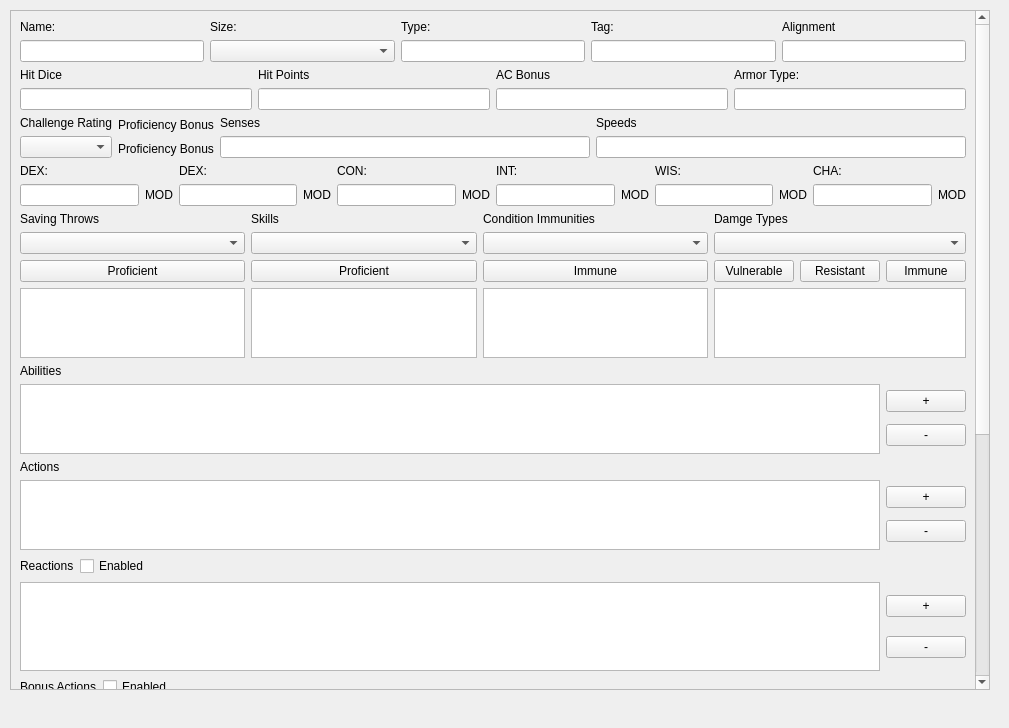
<?xml version="1.0" encoding="UTF-8"?>
<ui version="4.0">
 <class>Form</class>
 <widget class="QWidget" name="Form">
  <property name="geometry">
   <rect>
    <x>0</x>
    <y>0</y>
    <width>1009</width>
    <height>728</height>
   </rect>
  </property>
  <property name="windowTitle">
   <string>Form</string>
  </property>
  <widget class="QWidget" name="widget" native="true">
   <property name="geometry">
    <rect>
     <x>0</x>
     <y>0</y>
     <width>1000</width>
     <height>700</height>
    </rect>
   </property>
   <layout class="QGridLayout" name="gridLayout">
    <property name="leftMargin">
     <number>10</number>
    </property>
    <property name="topMargin">
     <number>10</number>
    </property>
    <property name="rightMargin">
     <number>10</number>
    </property>
    <property name="bottomMargin">
     <number>10</number>
    </property>
    <property name="spacing">
     <number>5</number>
    </property>
    <item row="0" column="0" rowspan="2">
     <widget class="QScrollArea" name="scrollArea">
      <property name="widgetResizable">
       <bool>true</bool>
      </property>
      <widget class="QWidget" name="scrollAreaWidgetContents">
       <property name="geometry">
        <rect>
         <x>0</x>
         <y>0</y>
         <width>957</width>
         <height>1317</height>
        </rect>
       </property>
       <layout class="QGridLayout" name="gridLayout_2">
        <item row="0" column="0">
         <layout class="QVBoxLayout" name="verticalLayout_30">
          <item>
           <layout class="QHBoxLayout" name="horizontalLayout">
            <item>
             <layout class="QVBoxLayout" name="verticalLayout_5">
              <item>
               <widget class="QLabel" name="name_label">
                <property name="text">
                 <string>Name:</string>
                </property>
               </widget>
              </item>
              <item>
               <widget class="QLineEdit" name="name_edit"/>
              </item>
             </layout>
            </item>
            <item>
             <layout class="QVBoxLayout" name="verticalLayout_4">
              <item>
               <widget class="QLabel" name="size_label">
                <property name="text">
                 <string>Size:</string>
                </property>
               </widget>
              </item>
              <item>
               <widget class="QComboBox" name="size_combobox">
                <property name="sizePolicy">
                 <sizepolicy hsizetype="Expanding" vsizetype="Fixed">
                  <horstretch>0</horstretch>
                  <verstretch>0</verstretch>
                 </sizepolicy>
                </property>
               </widget>
              </item>
             </layout>
            </item>
            <item>
             <layout class="QVBoxLayout" name="verticalLayout_3">
              <item>
               <widget class="QLabel" name="type_label">
                <property name="text">
                 <string>Type:</string>
                </property>
               </widget>
              </item>
              <item>
               <widget class="QLineEdit" name="type_edit"/>
              </item>
             </layout>
            </item>
            <item>
             <layout class="QVBoxLayout" name="verticalLayout_2">
              <item>
               <widget class="QLabel" name="tag_label">
                <property name="text">
                 <string>Tag:</string>
                </property>
               </widget>
              </item>
              <item>
               <widget class="QLineEdit" name="tag_edit"/>
              </item>
             </layout>
            </item>
            <item>
             <layout class="QVBoxLayout" name="verticalLayout">
              <item>
               <widget class="QLabel" name="alignment_label">
                <property name="text">
                 <string>Alignment</string>
                </property>
               </widget>
              </item>
              <item>
               <widget class="QLineEdit" name="alignment_edit"/>
              </item>
             </layout>
            </item>
           </layout>
          </item>
          <item>
           <layout class="QHBoxLayout" name="horizontalLayout_2">
            <item>
             <layout class="QVBoxLayout" name="verticalLayout_6">
              <item>
               <widget class="QLabel" name="hit_dice_label">
                <property name="text">
                 <string>Hit Dice</string>
                </property>
               </widget>
              </item>
              <item>
               <widget class="QLineEdit" name="hit_dice_edit"/>
              </item>
             </layout>
            </item>
            <item>
             <layout class="QVBoxLayout" name="verticalLayout_7">
              <item>
               <widget class="QLabel" name="hit_points_label">
                <property name="text">
                 <string>Hit Points</string>
                </property>
               </widget>
              </item>
              <item>
               <widget class="QLineEdit" name="hit_points_edit"/>
              </item>
             </layout>
            </item>
            <item>
             <layout class="QVBoxLayout" name="verticalLayout_8">
              <item>
               <widget class="QLabel" name="ac_bonus_label">
                <property name="text">
                 <string>AC Bonus</string>
                </property>
               </widget>
              </item>
              <item>
               <widget class="QLineEdit" name="ac_bonus_edit"/>
              </item>
             </layout>
            </item>
            <item>
             <layout class="QVBoxLayout" name="verticalLayout_9">
              <item>
               <widget class="QLabel" name="armor_type_label">
                <property name="text">
                 <string>Armor Type:</string>
                </property>
               </widget>
              </item>
              <item>
               <widget class="QLineEdit" name="armor_type_edit"/>
              </item>
             </layout>
            </item>
           </layout>
          </item>
          <item>
           <layout class="QHBoxLayout" name="horizontalLayout_13">
            <item>
             <layout class="QHBoxLayout" name="horizontalLayout_14">
              <item>
               <layout class="QVBoxLayout" name="verticalLayout_22">
                <item>
                 <widget class="QLabel" name="challenge_rating_label">
                  <property name="text">
                   <string>Challenge Rating</string>
                  </property>
                 </widget>
                </item>
                <item>
                 <widget class="QComboBox" name="challenge_rating_combobox"/>
                </item>
               </layout>
              </item>
              <item>
               <layout class="QVBoxLayout" name="verticalLayout_23">
                <item>
                 <widget class="QLabel" name="proficiency_bonus_label">
                  <property name="text">
                   <string>Proficiency Bonus</string>
                  </property>
                 </widget>
                </item>
                <item>
                 <widget class="QLabel" name="proficiency_bonus_calculation_label">
                  <property name="text">
                   <string>Proficiency Bonus</string>
                  </property>
                 </widget>
                </item>
               </layout>
              </item>
             </layout>
            </item>
            <item>
             <layout class="QVBoxLayout" name="verticalLayout_21">
              <item>
               <widget class="QLabel" name="senses_label">
                <property name="text">
                 <string>Senses</string>
                </property>
               </widget>
              </item>
              <item>
               <widget class="QLineEdit" name="senses_edit"/>
              </item>
             </layout>
            </item>
            <item>
             <layout class="QVBoxLayout" name="verticalLayout_10">
              <item>
               <widget class="QLabel" name="speeds_label">
                <property name="text">
                 <string>Speeds</string>
                </property>
               </widget>
              </item>
              <item>
               <widget class="QLineEdit" name="speeds_edit"/>
              </item>
             </layout>
            </item>
           </layout>
          </item>
          <item>
           <layout class="QHBoxLayout" name="horizontalLayout_9">
            <item>
             <layout class="QVBoxLayout" name="verticalLayout_11">
              <item>
               <widget class="QLabel" name="str_label">
                <property name="text">
                 <string>DEX:</string>
                </property>
               </widget>
              </item>
              <item>
               <layout class="QHBoxLayout" name="horizontalLayout_3">
                <item>
                 <widget class="QLineEdit" name="str_edit"/>
                </item>
                <item>
                 <widget class="QLabel" name="str_mod_label">
                  <property name="text">
                   <string>MOD</string>
                  </property>
                 </widget>
                </item>
               </layout>
              </item>
             </layout>
            </item>
            <item>
             <layout class="QVBoxLayout" name="verticalLayout_12">
              <item>
               <widget class="QLabel" name="dex_label">
                <property name="text">
                 <string>DEX:</string>
                </property>
               </widget>
              </item>
              <item>
               <layout class="QHBoxLayout" name="horizontalLayout_4">
                <item>
                 <widget class="QLineEdit" name="dex_edit"/>
                </item>
                <item>
                 <widget class="QLabel" name="dex_mod_label">
                  <property name="text">
                   <string>MOD</string>
                  </property>
                 </widget>
                </item>
               </layout>
              </item>
             </layout>
            </item>
            <item>
             <layout class="QVBoxLayout" name="verticalLayout_13">
              <item>
               <widget class="QLabel" name="con_label">
                <property name="text">
                 <string>CON:</string>
                </property>
               </widget>
              </item>
              <item>
               <layout class="QHBoxLayout" name="horizontalLayout_5">
                <item>
                 <widget class="QLineEdit" name="con_edit"/>
                </item>
                <item>
                 <widget class="QLabel" name="con_mod_label">
                  <property name="text">
                   <string>MOD</string>
                  </property>
                 </widget>
                </item>
               </layout>
              </item>
             </layout>
            </item>
            <item>
             <layout class="QVBoxLayout" name="verticalLayout_14">
              <item>
               <widget class="QLabel" name="int_label">
                <property name="text">
                 <string>INT:</string>
                </property>
               </widget>
              </item>
              <item>
               <layout class="QHBoxLayout" name="horizontalLayout_6">
                <item>
                 <widget class="QLineEdit" name="int_edit"/>
                </item>
                <item>
                 <widget class="QLabel" name="int_mod_label">
                  <property name="text">
                   <string>MOD</string>
                  </property>
                 </widget>
                </item>
               </layout>
              </item>
             </layout>
            </item>
            <item>
             <layout class="QVBoxLayout" name="verticalLayout_15">
              <item>
               <widget class="QLabel" name="wis_edit">
                <property name="text">
                 <string>WIS:</string>
                </property>
               </widget>
              </item>
              <item>
               <layout class="QHBoxLayout" name="horizontalLayout_7">
                <item>
                 <widget class="QLineEdit" name="wis_edit_2"/>
                </item>
                <item>
                 <widget class="QLabel" name="wis_mod_label">
                  <property name="text">
                   <string>MOD</string>
                  </property>
                 </widget>
                </item>
               </layout>
              </item>
             </layout>
            </item>
            <item>
             <layout class="QVBoxLayout" name="verticalLayout_16">
              <item>
               <widget class="QLabel" name="cha_label">
                <property name="text">
                 <string>CHA:</string>
                </property>
               </widget>
              </item>
              <item>
               <layout class="QHBoxLayout" name="horizontalLayout_8">
                <item>
                 <widget class="QLineEdit" name="cha_edit"/>
                </item>
                <item>
                 <widget class="QLabel" name="cha_mod_label">
                  <property name="text">
                   <string>MOD</string>
                  </property>
                 </widget>
                </item>
               </layout>
              </item>
             </layout>
            </item>
           </layout>
          </item>
          <item>
           <layout class="QHBoxLayout" name="horizontalLayout_12">
            <item>
             <layout class="QHBoxLayout" name="horizontalLayout_10">
              <item>
               <layout class="QVBoxLayout" name="verticalLayout_17">
                <item>
                 <widget class="QLabel" name="saving_throws_label">
                  <property name="text">
                   <string>Saving Throws</string>
                  </property>
                 </widget>
                </item>
                <item>
                 <widget class="QComboBox" name="saving_throws_combobox"/>
                </item>
                <item>
                 <widget class="QPushButton" name="save_button">
                  <property name="text">
                   <string>Proficient</string>
                  </property>
                 </widget>
                </item>
                <item>
                 <widget class="QListView" name="save_listview"/>
                </item>
               </layout>
              </item>
              <item>
               <layout class="QVBoxLayout" name="verticalLayout_18">
                <item>
                 <widget class="QLabel" name="skills_label">
                  <property name="text">
                   <string>Skills</string>
                  </property>
                 </widget>
                </item>
                <item>
                 <widget class="QComboBox" name="skills_combobox"/>
                </item>
                <item>
                 <widget class="QPushButton" name="skills_button">
                  <property name="text">
                   <string>Proficient</string>
                  </property>
                 </widget>
                </item>
                <item>
                 <widget class="QListView" name="skills_listview"/>
                </item>
               </layout>
              </item>
              <item>
               <layout class="QVBoxLayout" name="verticalLayout_19">
                <item>
                 <widget class="QLabel" name="conditions_label">
                  <property name="text">
                   <string>Condition Immunities</string>
                  </property>
                 </widget>
                </item>
                <item>
                 <widget class="QComboBox" name="conditions_combobox"/>
                </item>
                <item>
                 <widget class="QPushButton" name="condition_button">
                  <property name="text">
                   <string>Immune</string>
                  </property>
                 </widget>
                </item>
                <item>
                 <widget class="QListView" name="condition_listview"/>
                </item>
               </layout>
              </item>
             </layout>
            </item>
            <item>
             <layout class="QVBoxLayout" name="verticalLayout_20">
              <item>
               <widget class="QLabel" name="damage_label">
                <property name="text">
                 <string>Damge Types</string>
                </property>
               </widget>
              </item>
              <item>
               <widget class="QComboBox" name="damage_combobox"/>
              </item>
              <item>
               <layout class="QHBoxLayout" name="horizontalLayout_11">
                <item>
                 <widget class="QPushButton" name="damage_vulnerable_button">
                  <property name="text">
                   <string>Vulnerable</string>
                  </property>
                 </widget>
                </item>
                <item>
                 <widget class="QPushButton" name="damage_resistant_button">
                  <property name="text">
                   <string>Resistant</string>
                  </property>
                 </widget>
                </item>
                <item>
                 <widget class="QPushButton" name="damage_immune_button">
                  <property name="text">
                   <string>Immune</string>
                  </property>
                 </widget>
                </item>
               </layout>
              </item>
              <item>
               <widget class="QListView" name="damage_listview"/>
              </item>
             </layout>
            </item>
           </layout>
          </item>
          <item>
           <layout class="QVBoxLayout" name="verticalLayout_25">
            <item>
             <widget class="QLabel" name="abilities_label">
              <property name="text">
               <string>Abilities</string>
              </property>
             </widget>
            </item>
            <item>
             <layout class="QHBoxLayout" name="horizontalLayout_15">
              <item>
               <widget class="QListWidget" name="abilities_listview"/>
              </item>
              <item>
               <layout class="QVBoxLayout" name="verticalLayout_24">
                <item>
                 <widget class="QPushButton" name="add_ability_button">
                  <property name="text">
                   <string>+</string>
                  </property>
                 </widget>
                </item>
                <item>
                 <widget class="QPushButton" name="add_ability_button_2">
                  <property name="text">
                   <string>-</string>
                  </property>
                 </widget>
                </item>
               </layout>
              </item>
             </layout>
            </item>
           </layout>
          </item>
          <item>
           <layout class="QVBoxLayout" name="verticalLayout_26">
            <item>
             <widget class="QLabel" name="actions_label">
              <property name="text">
               <string>Actions</string>
              </property>
             </widget>
            </item>
            <item>
             <layout class="QHBoxLayout" name="horizontalLayout_16">
              <item>
               <widget class="QListWidget" name="actions_listview"/>
              </item>
              <item>
               <layout class="QVBoxLayout" name="verticalLayout_27">
                <item>
                 <widget class="QPushButton" name="add_action_button">
                  <property name="text">
                   <string>+</string>
                  </property>
                 </widget>
                </item>
                <item>
                 <widget class="QPushButton" name="remove_action_button">
                  <property name="text">
                   <string>-</string>
                  </property>
                 </widget>
                </item>
               </layout>
              </item>
             </layout>
            </item>
           </layout>
          </item>
          <item>
           <layout class="QHBoxLayout" name="horizontalLayout_37">
            <item>
             <widget class="QLabel" name="reactions_label">
              <property name="text">
               <string>Reactions</string>
              </property>
             </widget>
            </item>
            <item>
             <widget class="QCheckBox" name="reactions_enable_checkbox">
              <property name="text">
               <string>Enabled</string>
              </property>
             </widget>
            </item>
            <item>
             <spacer name="horizontalSpacer">
              <property name="orientation">
               <enum>Qt::Horizontal</enum>
              </property>
              <property name="sizeHint" stdset="0">
               <size>
                <width>40</width>
                <height>20</height>
               </size>
              </property>
             </spacer>
            </item>
           </layout>
          </item>
          <item>
           <layout class="QHBoxLayout" name="horizontalLayout_38">
            <item>
             <widget class="QListWidget" name="reactions_listview">
              <property name="minimumSize">
               <size>
                <width>0</width>
                <height>89</height>
               </size>
              </property>
             </widget>
            </item>
            <item>
             <layout class="QVBoxLayout" name="verticalLayout_62">
              <item>
               <widget class="QPushButton" name="add_reaction_button">
                <property name="text">
                 <string>+</string>
                </property>
               </widget>
              </item>
              <item>
               <widget class="QPushButton" name="add_reaction_button_2">
                <property name="text">
                 <string>-</string>
                </property>
               </widget>
              </item>
             </layout>
            </item>
           </layout>
          </item>
          <item>
           <layout class="QVBoxLayout" name="verticalLayout_28">
            <item>
             <layout class="QHBoxLayout" name="horizontalLayout_18">
              <item>
               <widget class="QLabel" name="bonus_actions_label">
                <property name="text">
                 <string>Bonus Actions</string>
                </property>
               </widget>
              </item>
              <item>
               <widget class="QCheckBox" name="bonus_actions_enabled_checkbox">
                <property name="text">
                 <string>Enabled</string>
                </property>
               </widget>
              </item>
              <item>
               <spacer name="horizontalSpacer_2">
                <property name="orientation">
                 <enum>Qt::Horizontal</enum>
                </property>
                <property name="sizeHint" stdset="0">
                 <size>
                  <width>40</width>
                  <height>20</height>
                 </size>
                </property>
               </spacer>
              </item>
             </layout>
            </item>
            <item>
             <layout class="QHBoxLayout" name="horizontalLayout_17">
              <item>
               <widget class="QListWidget" name="bonus_actions_listview"/>
              </item>
              <item>
               <layout class="QVBoxLayout" name="verticalLayout_29">
                <item>
                 <widget class="QPushButton" name="add_bonus_action_button">
                  <property name="text">
                   <string>+</string>
                  </property>
                 </widget>
                </item>
                <item>
                 <widget class="QPushButton" name="remove_bonus_action_button">
                  <property name="text">
                   <string>-</string>
                  </property>
                 </widget>
                </item>
               </layout>
              </item>
             </layout>
            </item>
           </layout>
          </item>
          <item>
           <layout class="QVBoxLayout" name="verticalLayout_97">
            <item>
             <layout class="QHBoxLayout" name="horizontalLayout_59">
              <item>
               <widget class="QLabel" name="legendary_action_label">
                <property name="text">
                 <string>Legendary Actions</string>
                </property>
               </widget>
              </item>
              <item>
               <widget class="QCheckBox" name="legendary_actions_enabled_checkbox">
                <property name="text">
                 <string>Enabled</string>
                </property>
               </widget>
              </item>
              <item>
               <spacer name="horizontalSpacer_5">
                <property name="orientation">
                 <enum>Qt::Horizontal</enum>
                </property>
                <property name="sizeHint" stdset="0">
                 <size>
                  <width>40</width>
                  <height>20</height>
                 </size>
                </property>
               </spacer>
              </item>
             </layout>
            </item>
            <item>
             <layout class="QHBoxLayout" name="horizontalLayout_60">
              <item>
               <widget class="QListWidget" name="legendary_actions_listview"/>
              </item>
              <item>
               <layout class="QVBoxLayout" name="verticalLayout_98">
                <item>
                 <widget class="QPushButton" name="add_legendary_action_button">
                  <property name="text">
                   <string>+</string>
                  </property>
                 </widget>
                </item>
                <item>
                 <widget class="QPushButton" name="remove_legendary_actions_button">
                  <property name="text">
                   <string>-</string>
                  </property>
                 </widget>
                </item>
               </layout>
              </item>
             </layout>
            </item>
           </layout>
          </item>
          <item>
           <layout class="QVBoxLayout" name="verticalLayout_100">
            <item>
             <layout class="QHBoxLayout" name="horizontalLayout_61">
              <item>
               <widget class="QLabel" name="mythic_actions_label">
                <property name="text">
                 <string>Mythic Actions</string>
                </property>
               </widget>
              </item>
              <item>
               <widget class="QCheckBox" name="mythic_actions_enabled_checkbox">
                <property name="text">
                 <string>Enabled</string>
                </property>
               </widget>
              </item>
              <item>
               <spacer name="horizontalSpacer_6">
                <property name="orientation">
                 <enum>Qt::Horizontal</enum>
                </property>
                <property name="sizeHint" stdset="0">
                 <size>
                  <width>40</width>
                  <height>20</height>
                 </size>
                </property>
               </spacer>
              </item>
             </layout>
            </item>
            <item>
             <layout class="QHBoxLayout" name="horizontalLayout_63">
              <item>
               <widget class="QLabel" name="mythic_description_label">
                <property name="text">
                 <string>Mythic Description</string>
                </property>
               </widget>
              </item>
              <item>
               <spacer name="horizontalSpacer_7">
                <property name="orientation">
                 <enum>Qt::Horizontal</enum>
                </property>
                <property name="sizeHint" stdset="0">
                 <size>
                  <width>40</width>
                  <height>20</height>
                 </size>
                </property>
               </spacer>
              </item>
             </layout>
            </item>
            <item>
             <widget class="QTextEdit" name="mythic_description_edit"/>
            </item>
            <item>
             <layout class="QHBoxLayout" name="horizontalLayout_62">
              <item>
               <widget class="QListWidget" name="mythic_action_listview"/>
              </item>
              <item>
               <layout class="QVBoxLayout" name="verticalLayout_99">
                <item>
                 <widget class="QPushButton" name="add_mythic_action_button">
                  <property name="text">
                   <string>+</string>
                  </property>
                 </widget>
                </item>
                <item>
                 <widget class="QPushButton" name="remove_mythic_action_button">
                  <property name="text">
                   <string>-</string>
                  </property>
                 </widget>
                </item>
               </layout>
              </item>
             </layout>
            </item>
           </layout>
          </item>
         </layout>
        </item>
       </layout>
      </widget>
     </widget>
    </item>
   </layout>
  </widget>
 </widget>
 <resources/>
 <connections/>
</ui>
